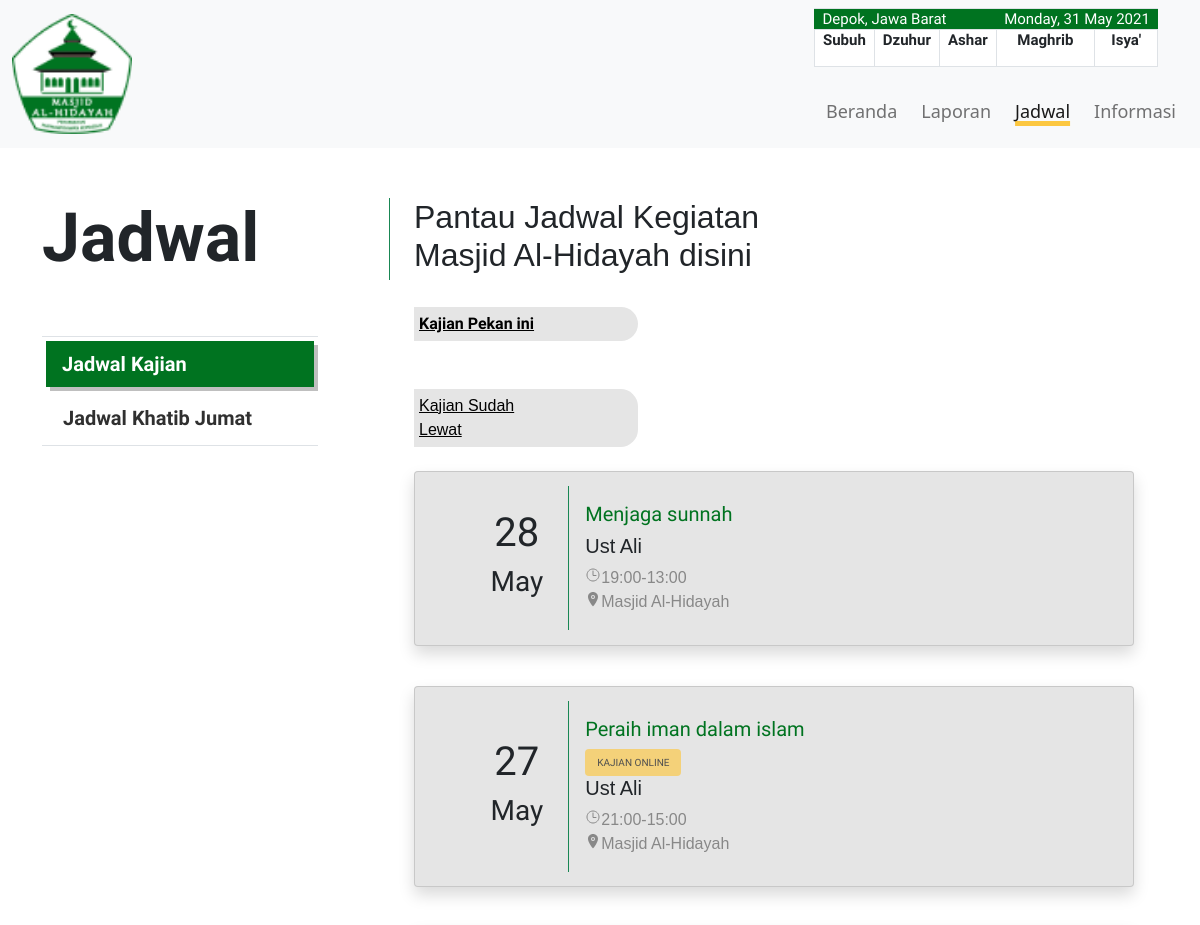
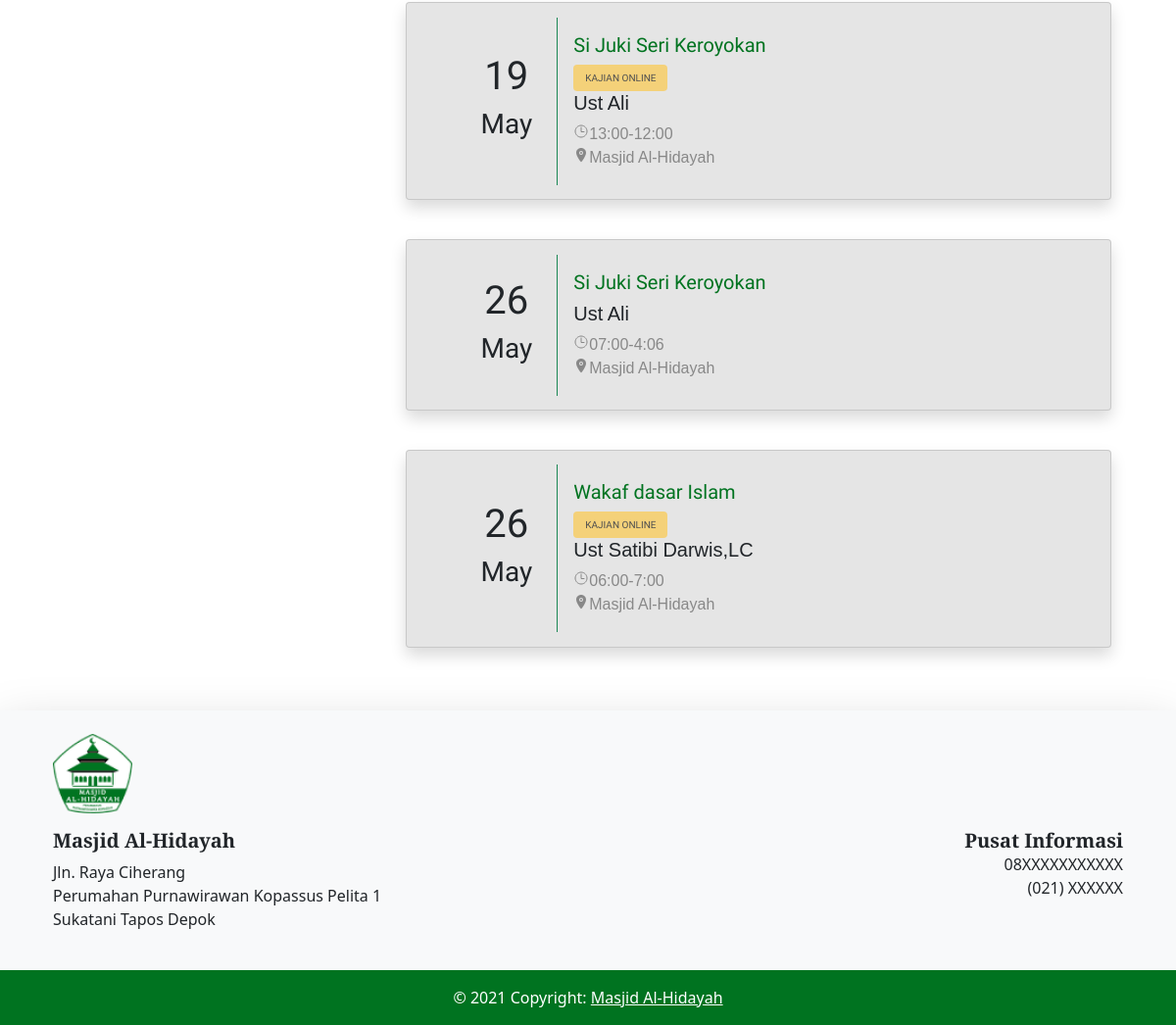
Page /jadwal/ on the committed database (2 pictures, top to bottom).
### appmasjid/models.py (models this page shows, shortened)
class JadwalModel(models.Model):
    tanggal = models.DateTimeField(auto_now=False, auto_now_add=False)
    selesai = models.TimeField(
        auto_now=False, auto_now_add=False, default="23:00:00")
    title = models.CharField(max_length=100)
    penceramah = models.ForeignKey(PenceramahModel, on_delete=models.CASCADE)
    online = models.BooleanField()
    link = models.CharField(max_length=300, null=True)

class PenceramahModel(models.Model):
    penceramah = models.CharField(max_length=100)
    def __str__(self):
        return self.penceramah

### appmasjid/views.py (the view, shortened to what this page needs)
# urls.py: path('jadwal/', views.jadwal, name='jadwal'),
def jadwal(request):
    solat = fetch_solat()
    solat = solat['results']['datetime'][0]['times']
    bulanIni = datetime.date(date.year, date.month, date.day)
    bulanDepan = datetime.date(date.year, 1,1)
    if int(date.month) == 12:
        bulanDepan = datetime.date(
            int(date.year) + 1, (int(date.month) % 12) + 1, date.day)
    elif int(date.month)%2 == 0:
        bulanDepan = datetime.date(
                int(date.year) + 1, (int(date.month) % 12) + 1, date.day-1)
    dateLalu = datetime.date(date.year, 1,1)
    jadwalBulanIni = JadwalModel.objects.filter(
        tanggal__range=[bulanIni, bulanDepan]).order_by('tanggal')
    jadwalLewat = JadwalModel.objects.filter(tanggal__range=[dateLalu,bulanIni])[:5]
    jumat = JadwalJumatModel.objects.all()[:5]
    return render(request, 'jadwal.html', {'date': now, 'subuh': solat['Fajr'],
                                           'dzuhur': solat['Dhuhr'],
                                           'ashr': solat['Asr'],
                                           'maghrib': solat['Maghrib'],
                                           'isya': solat['Isha'],
                                           'jadwal': jadwalBulanIni,
                                           'jadwalLewat':jadwalLewat,
                                           'navjadwal' : 'active',
                                           'jumat':jumat})

### appmasjid/views.py (called while the page is built)
def fetch_solat():
    tanggal = timezone.now()
    tanggal = tanggal.strftime("%Y-%m-%d")
    data = requests.get(
        "https://api.pray.zone/v2/times/day.json?city=jakarta&date=" + tanggal)
    return data.json()

### templates/jadwal.html (shortened to what this page needs)
{% extends 'base.html' %} {% block content %}
<div class="containter-fluid beranda3" style="padding-top: 50px">
    <div class="container">
        <div class="row">
            <div class="row">
                <div class="col-md-4 tab-col">
                    <h1 class="border-end border-success">
                        <strong>Jadwal</strong>
                    </h1>
                    <br />
                    <br />
                    <div class="col-md-3">
                        <ul class="nav nav-tabs flex-column">
                            <li class="nav-item mr-1 data">
                                <a href="#jadwal-kajian" class="nav-link active" data-bs-toggle="tab">Jadwal Kajian</a
              >
            </li>
            <li class="nav-item mr-1 data">
              <a href="#jadwal-jumat" class="nav-link" data-bs-toggle="tab"
                >Jadwal Khatib Jumat</a
              >
            </li>
          </ul>
        </div>
      </div>
      <div class="col-md-8 playfair float-end">
        <h2 class="d-none d-md-block" >Pantau Jadwal Kegiatan <br />Masjid Al-Hidayah disini</h2>
        <br />
        <div class="tab-content flex-center">
          <div class="data tab-pane fade show active" id="jadwal-kajian">
            <div class="row">
              <div class="col-4 mulish">
                <a class="d-none d-lg-block"
                  style="
                    background-color: #e5e5e5;
                    padding: 5px;
                    padding-right: 100px;
                    border-radius: 0px 17.5px 17.5px 0px;
                    font-weight: bold;
                    color: black;
                  "
                  >Kajian Pekan ini <br
                /></a>
                    </div>
                </div>
                <br />
                <br />
                <div class="row">
                    <div class="col-4">
                        <a class="d-none d-lg-block" style="
                    background-color: #e5e5e5;
                    padding: 5px;
                    padding-right: 100px;
                    border-radius: 0px 17.5px 17.5px 0px;
                    color: black;
                  ">Kajian Sudah Lewat <br
                /></a>
                    </div>
                </div>
                <br /> {% for data in jadwalLewat%}
                <div class="card mb-3 shadow card-jadwal"  style="background-color: #E5E5E5;">
                    <div class="row g-0">
                        <div class="col-md-2 align-self-center text-center ">
                            <h1 class="card-title">{{data.tanggal|date:"d"}}</h1>
                            <h3 class="card-title">{{data.tanggal|date:"F"}}</h3>
                        </div>
                        <div class="col-md-10 border-start border-success text-start" style="border: #007320;">
                            <div class="card-body">
                                <h5 class="card-title bold" style="color: #007320;">{{data.title}}</h5>
                                {% if data.online%}
                                <a class="btn btn-primary bold disabled" style="background-color: #fcc740; color: black; border: none; font-size: 10px;">KAJIAN ONLINE</a> {% endif %}
                                <div class="playfair">
                                    <h5 class="card-title">{{data.penceramah}}</h5>
                                    <div class="row" style="color: #888888">
                                        <a class="card-text" style="color: #888888; text-decoration: none">
                                            <ion-icon name="time-outline"></ion-icon>{{data.tanggal|date:"H:i"}}-{{data.selesai|date:'G:i'}}
                                            <br/>
                                        </a>
                                    </div>
                                    <div class="row" style="color: #888888">
                                        <a class="card-text" style="color: #888888; text-decoration: none">
                                            <ion-icon name="location"></ion-icon>Masjid Al-Hidayah
                                        </a>
                                    </div>
                                </div>
                            </div>
                        </div>
                    </div>
                </div>
                <br /> {% endfor %}
                <br />
            </div>
        </div>
    </div>
</div>
</div>
</div>
{% endblock content %}

### static/css/base.css (style rules this page uses)
* { box-sizing: border-box; }
body { margin: 0; font-family: "Mulish", sans-serif; overflow-x: hidden!important }
.mulish { font-family: 'Mulish', sans-serif; }
.playfair { font-family: 'Playfair Display', sans-serif; }
.beranda3 ul { width: 276px; border-top: 1px solid #dee2e6; }
.beranda3 ul .active { background-color: #007320 !important; color: #ffffff !important; border-radius: 0; border: none !important; box-shadow: 4px 4px 0px rgba(0, 0, 0, 0.25) }
.beranda3 ul .nav-link { background-color: #ffffff; color: #303030; }
.tab-col { font-family: 'Mulish', sans-serif; font-weight: bold; }
.tab-col h1 strong { font-size: 68px; }
.tab-col a { font-size: 20px; }
.card-jadwal { font-family: 'Mulish', sans-serif; }
ul { list-style-type: none; margin: 0; padding: 0; }
ul>li { padding: 4px; color: #c5cae9; }
.card { padding: 2% 7%; }

### rows in the picture
JadwalModel: tanggal "28", tanggal "May", title "Menjaga sunnah", penceramah "Ust Ali", tanggal "19:00", selesai "13:00"
JadwalModel: tanggal "27", tanggal "May", title "Peraih iman dalam islam", online "KAJIAN ONLINE", penceramah "Ust Ali", tanggal "21:00", selesai "15:00"
JadwalModel: tanggal "19", tanggal "May", title "Si Juki Seri Keroyokan", online "KAJIAN ONLINE", penceramah "Ust Ali", tanggal "13:00", selesai "12:00"
JadwalModel: tanggal "26", tanggal "May", title "Si Juki Seri Keroyokan", penceramah "Ust Ali", tanggal "07:00", selesai "4:06"
JadwalModel: tanggal "26", tanggal "May", title "Wakaf dasar Islam", online "KAJIAN ONLINE", penceramah "Ust Satibi Darwis,LC", tanggal "06:00", selesai "7:00"

### other values in the picture
{{ date }} "Monday, 31 May 2021"
